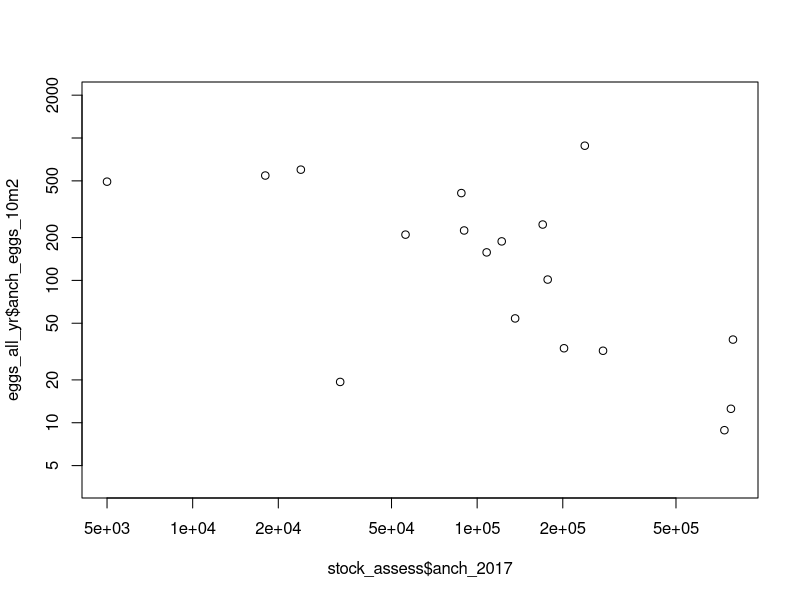
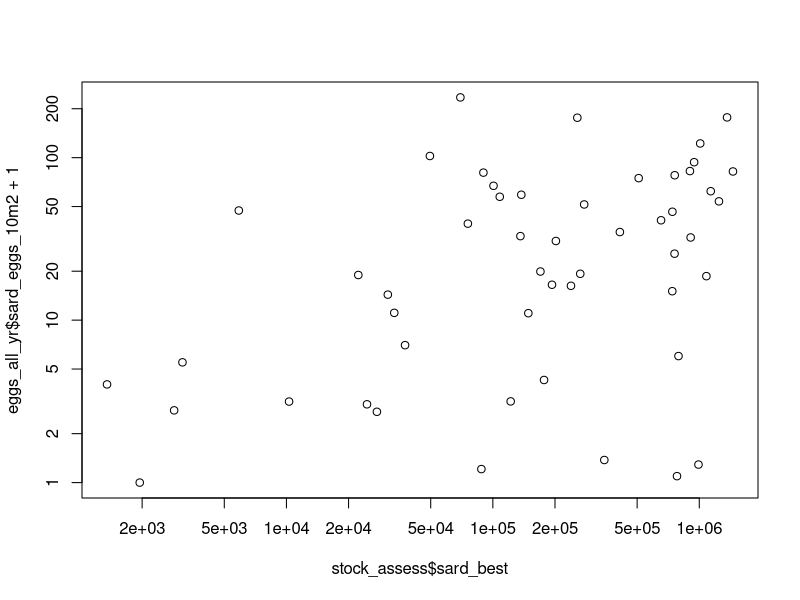
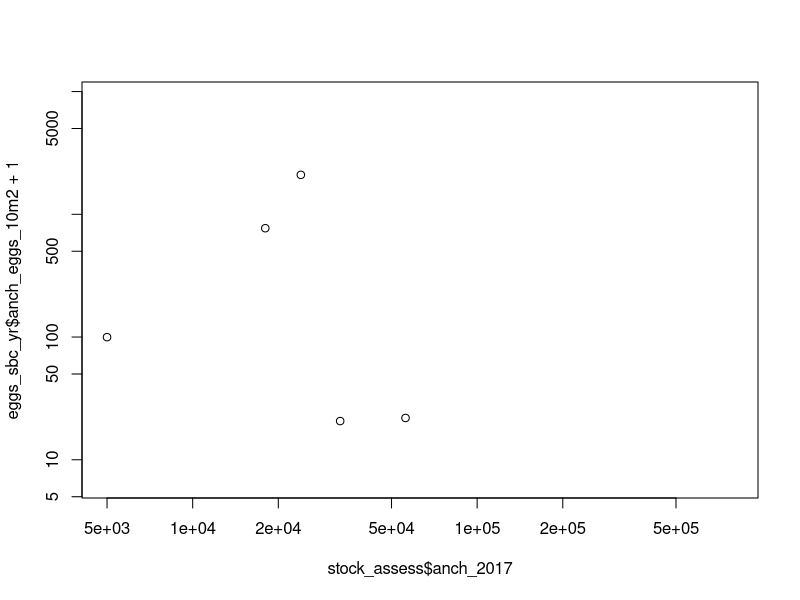
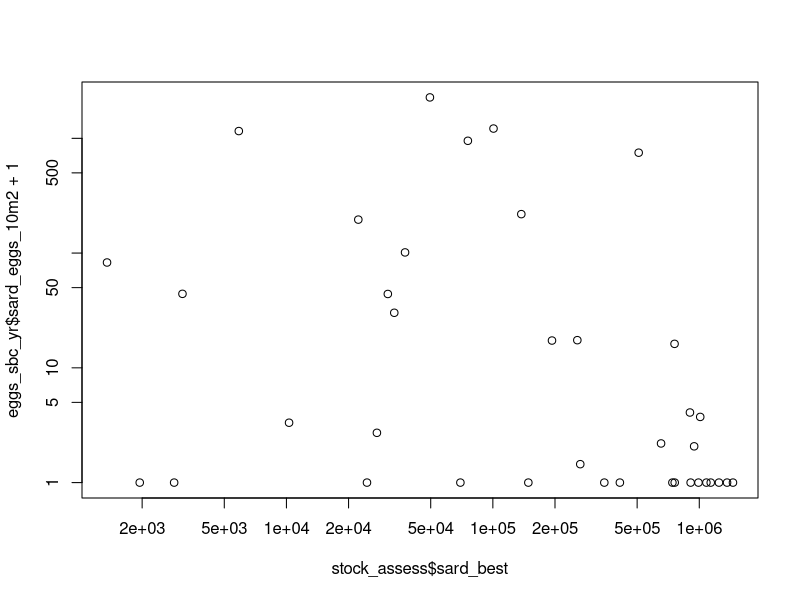
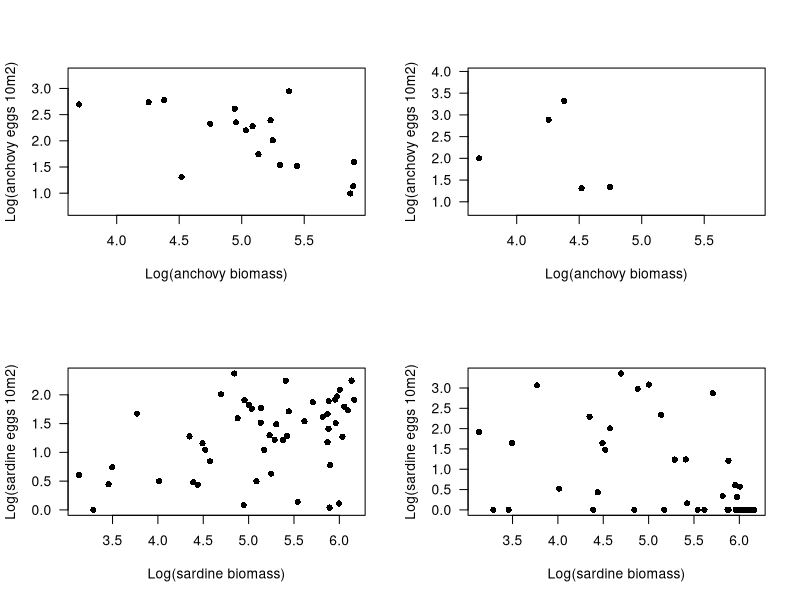

Write R code to recreate these figures, in order.


setwd("~/Documents/R/Github/calcofi_spf/data")

### load aggregated CalCOFI egg data
eggs_all_yr <- read.csv('eggs_all_yr.csv')
eggs_sbc_yr <- read.csv('eggs_sbc_yr.csv')

### load stock assessment output
stock_assess_meta <- read.csv('assessment_output.csv',nrows=5)

stock_assess <- read.csv('assessment_output.csv',skip=5,nrows=68)
names(stock_assess) <- c('year',
                         'sard_best',
                         'sard_2020',
                         'sard_2009',
                         'sard_1991',
                         'anch_2017')

### correlation analysis

### 1 - stock versus core CalCOFI region
# anchovy
cor.test(stock_assess$anch_2017,eggs_all_yr$anch_eggs_10m2,method='spearman')
plot(stock_assess$anch_2017,eggs_all_yr$anch_eggs_10m2,log='xy')
# sardine
cor.test(stock_assess$sard_best,eggs_all_yr$sard_eggs_10m2,method='spearman')
plot(stock_assess$sard_best,eggs_all_yr$sard_eggs_10m2+1,log='xy')

### 2- stock versus Santa Barbara Channel (SBC)
# anchovy
cor.test(stock_assess$anch_2017,eggs_sbc_yr$anch_eggs_10m2,method='spearman')
plot(stock_assess$anch_2017,eggs_sbc_yr$anch_eggs_10m2+1,log='xy')
# sardine
cor.test(stock_assess$sard_best,eggs_sbc_yr$sard_eggs_10m2,method='spearman')
plot(stock_assess$sard_best,eggs_sbc_yr$sard_eggs_10m2+1,log='xy')



### combined plot
par(mfrow=c(2,2))
plot(log(stock_assess$anch_2017,base=10),
     log(eggs_all_yr$anch_eggs_10m2+1,base=10),
     xlab='Log(anchovy biomass)',
     ylab='Log(anchovy eggs 10m2)',
     pch=16, las=1)

plot(log(stock_assess$anch_2017,base=10),
     log(eggs_sbc_yr$anch_eggs_10m2+1,base=10),
     xlab='Log(anchovy biomass)',
     ylab='Log(anchovy eggs 10m2)',
     pch=16, las=1)

plot(log(stock_assess$sard_best,base=10),
     log(eggs_all_yr$sard_eggs_10m2+1,base=10),
     xlab='Log(sardine biomass)',
     ylab='Log(sardine eggs 10m2)',
     pch=16, las=1)

plot(log(stock_assess$sard_best,base=10),
     log(eggs_sbc_yr$sard_eggs_10m2+1,base=10),
     xlab='Log(sardine biomass)',
     ylab='Log(sardine eggs 10m2)',
     pch=16, las=1)



### interpolating maps for 10 years with highest biomass versus 10 years with lowest
anch_order <- order(stock_assess$anch_2017,decreasing = T)
sard_order <- order(stock_assess$sard_best,decreasing = T)

stock_assess$year[anch_order]
stock_assess$year[sard_order]
